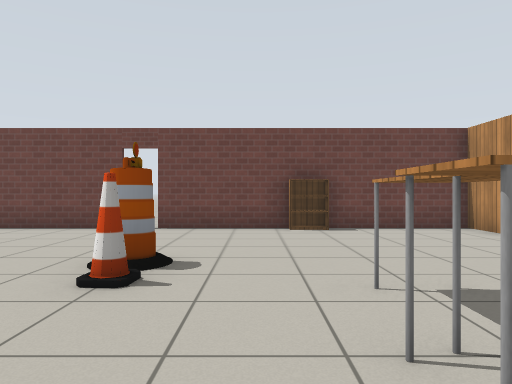
[1] (above)

16 first-person views from a walk through a robot-simulator world made for Gazebo. The camera is 0.9 m above the floor, looks level and sees 70° across. The floor is counted in squares, 1 m on a side. Each view is taken from the middle of a square. On the plan, view 1 faces up. The plan holds only what a view shows up to about 12 squares ahead; the rest is blank. The robots in the file are not drawn. Simple patterns stand in for the simulator's built-in surfaces.

[2]
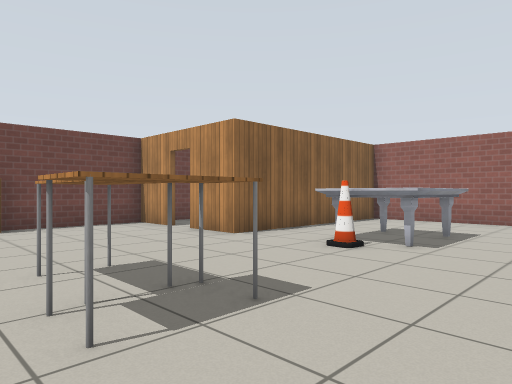

[3]
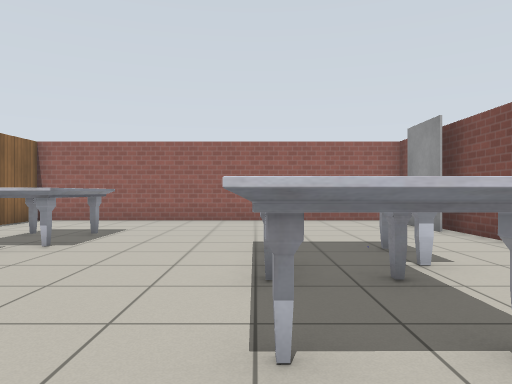

[4]
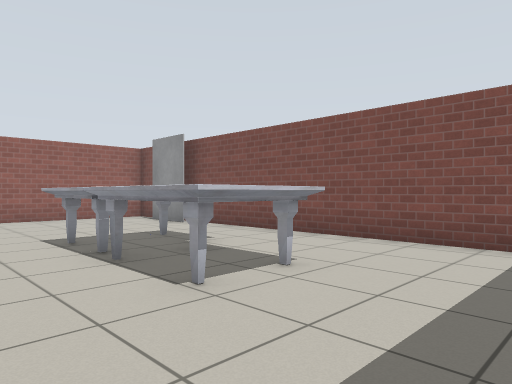

[5]
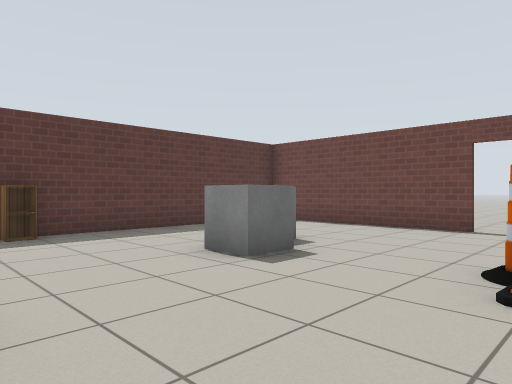

[6]
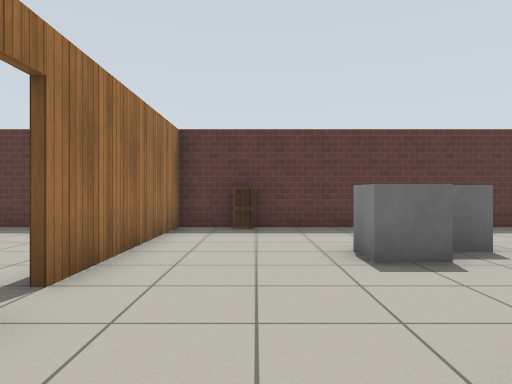

[7]
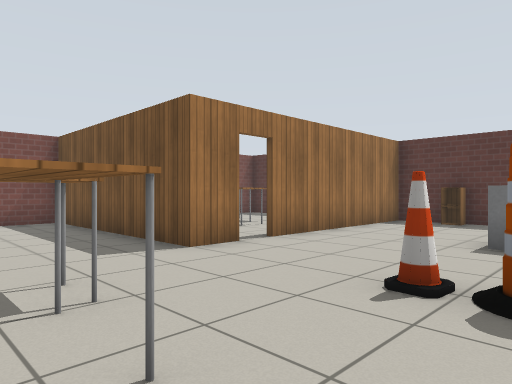

[8]
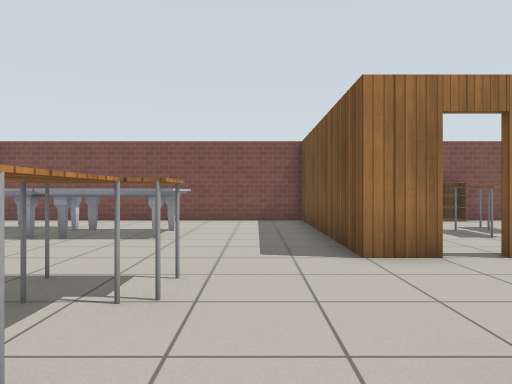

[9]
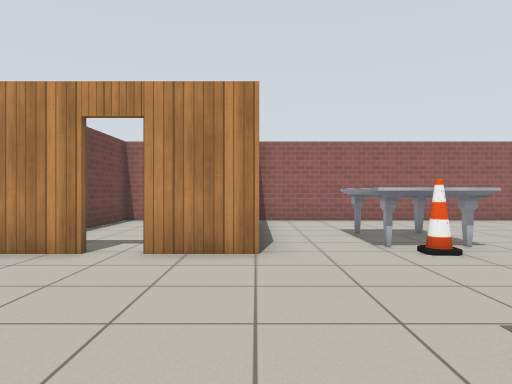

[10]
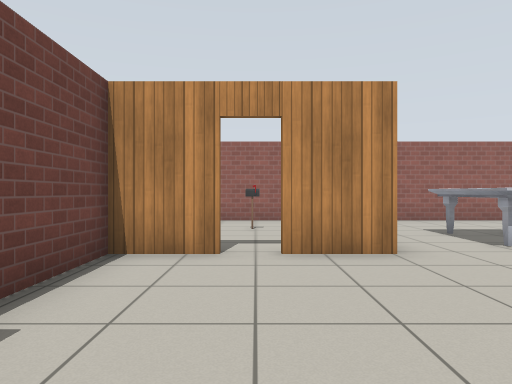

[11]
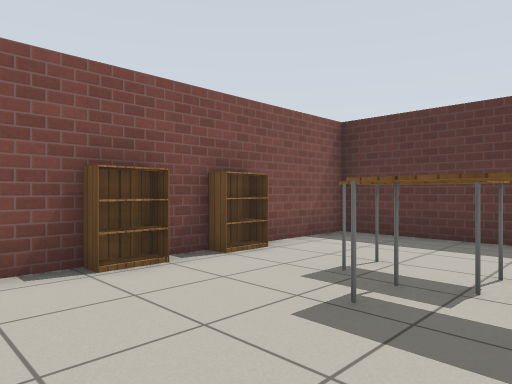

[12]
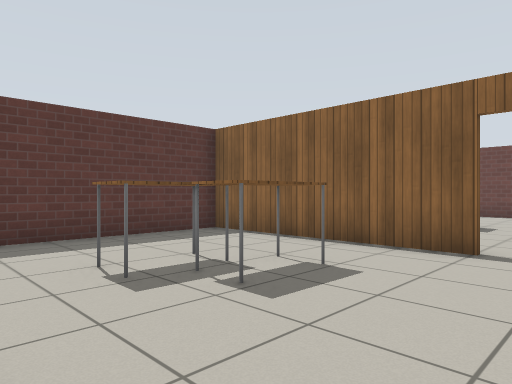

[13]
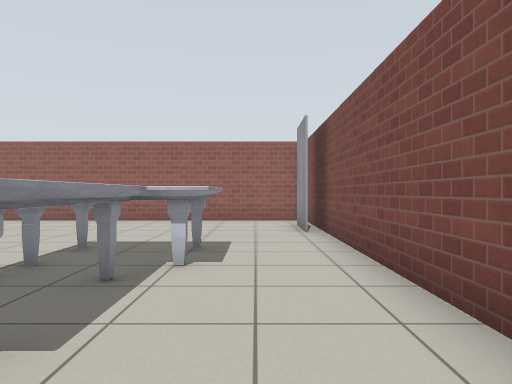

[14]
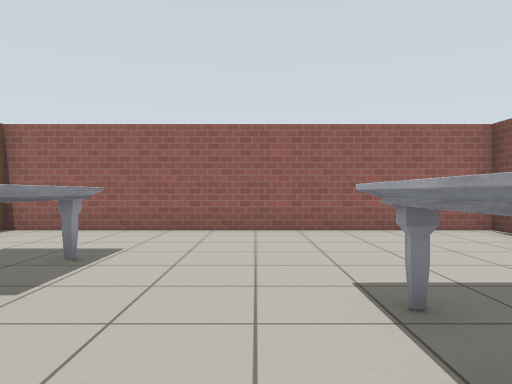

[15]
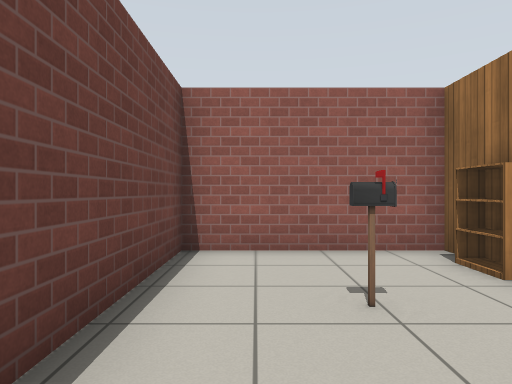

[16]
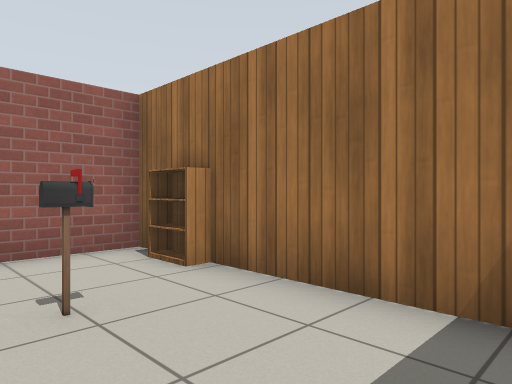

### Floor plan
Points are (right, up) in squares from view 1. A wall is a line through its corners. A room is listed if a view was taken in it or the views show most of it. See-through windows are left out.
Room 1 (views 1, 2, 3, 4, 5, 6, 7, 8, 9, 10, 13, 14)
walls: (-2.6, 0) (-1.5, 0) (-1.5, -6.6) (11.6, -6.6) (11.6, 5.6); (5.3, 7.5) (5.3, 9.1) (1.4, 9.1); (0.4, 9.1) (-2.5, 9.1); (9.4, 5.1) (10.4, 5.1); (-3.2, 9.1) (-8.9, 9.1); (11.6, 4.9) (5.3, 4.9) (5.3, 6.6); (-9.3, 1.5) (-9.3, 0) (-3.4, 0); (-9.3, 8.8) (-9.3, 2.4)
ways out: open door at (-3, 0) to room 2; open door at (5, 7) to room 3; open door at (-3, 9)
objects: other object (-6, 4) to (-5, 4); other object (-6, 5); barrel (-2, 4) to (-2, 5); cone (-1, 4); table (1, 1) to (2, 1); table (1, 2) to (2, 3); marble table (2, -4) to (4, -2); marble table (5, -4) to (6, -4); marble table (5, -2) to (6, -2); cone (5, 2); marble table (6, 1) to (8, 3); grey box (9, -6); bookshelf (10, 5)
Room 2 (views 11, 12)
walls: (-3.4, -0.1) (-9.3, -0.1) (-9.3, -6.6) (-2.8, -6.6)
ways out: open door at (-3, 0) to room 1
objects: bookshelf (-6, -6); table (-6, -4) to (-6, -3); table (-5, -3) to (-5, -2); bookshelf (-4, -6)
Room 3 (views 15, 16)
walls: (6.5, 5.1) (9.4, 5.1); (10.4, 5.1) (11.6, 5.1); (11.6, 5.6) (11.6, 9.1) (6.5, 9.1)
ways out: open door at (5, 7) to room 1
objects: postbox (9, 7)

Positions as (right, up) in squares from view 1, and headings:
1: (0, 0), facing up
2: (0, -1), facing up-right
3: (0, -2), facing right
4: (-1, 0), facing down-right
5: (-1, 0), facing up-left
6: (0, 2), facing left
7: (2, 5), facing down-left
8: (0, 5), facing down
9: (0, 5), facing right
10: (0, 7), facing right
11: (-2, -2), facing down-left
12: (-2, -6), facing up-left
13: (0, -5), facing right
14: (3, -1), facing right
15: (6, 8), facing right
16: (6, 8), facing down-right
